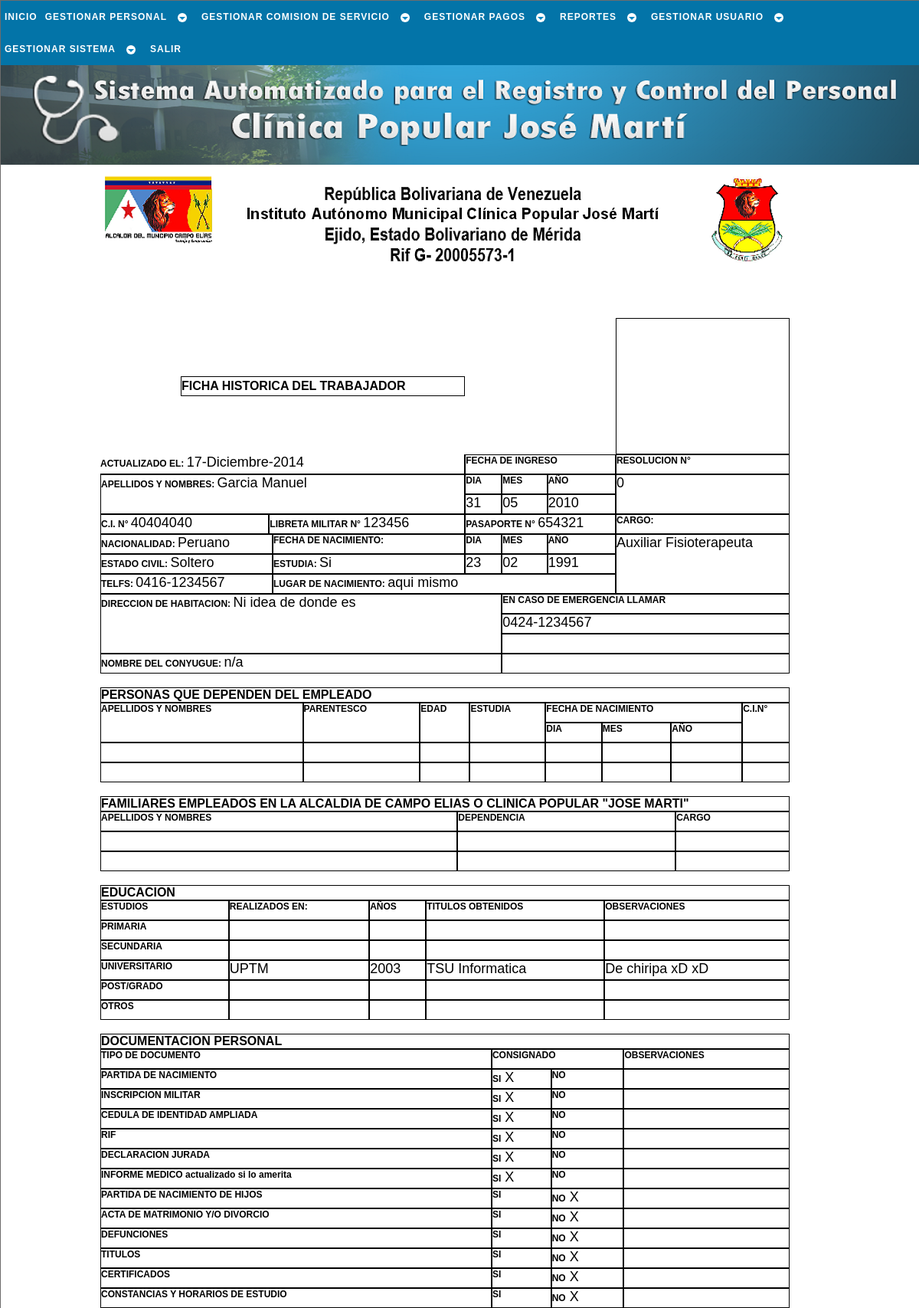
/php/reporte/ficha_trbj.php?c=40404040 (signed in, upper part), run on an earlier commit of the app's database.
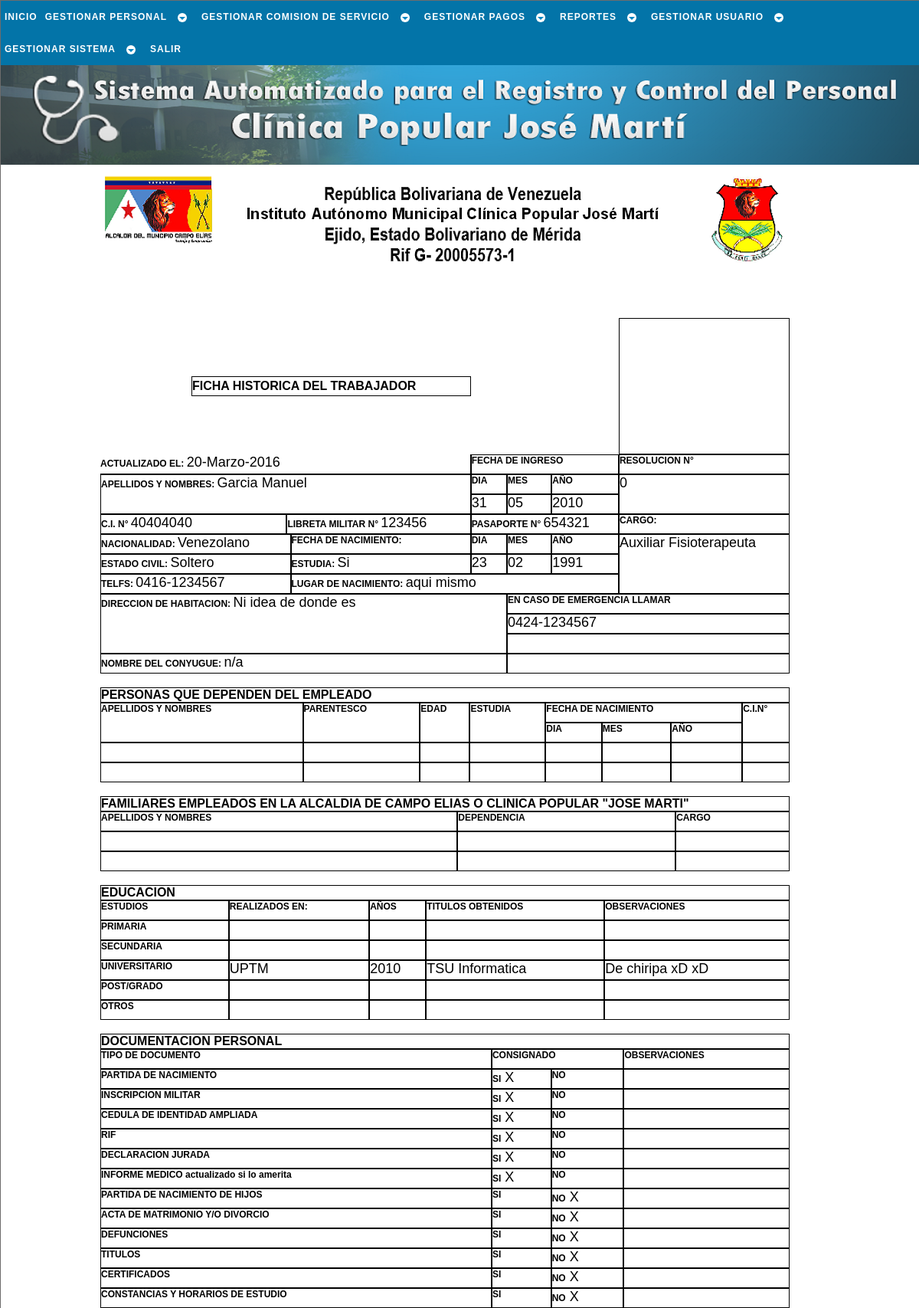
And on a later commit of the database.
### tables this page shows
CREATE TABLE `trabajador` (
  `cedula` int(12) NOT NULL,
  `nombre` varchar(30) NOT NULL,
  `apellido` varchar(30) NOT NULL,
  `ciudadania` varchar(15) NOT NULL,
  `pasaporte` varchar(30) NOT NULL,
  `libreta_militr` varchar(30) NOT NULL,
  `fe_nac` date NOT NULL,
  `lug_nac` varchar(30) NOT NULL,
  `est_civil` varchar(15) NOT NULL,
  `nconyugue` varchar(50) NOT NULL,
  `estudia` int(1) NOT NULL,
  `direccion` varchar(50) NOT NULL,
  `telefono` varchar(12) NOT NULL,
  `telefono_em` varchar(12) NOT NULL,
  `estado` tinyint(1) NOT NULL,
  `actualizado` date NOT NULL,
  PRIMARY KEY (`cedula`)
);

CREATE TABLE `estudios` (
  `cedula` int(12) NOT NULL,
  `estudios` varchar(30) NOT NULL,
  `lugar_estudio` varchar(30) NOT NULL,
  `anno` year(4) NOT NULL,
  `titulo` varchar(30) NOT NULL,
  `observacion` varchar(50) NOT NULL,
  PRIMARY KEY (`cedula`),
  CONSTRAINT `estudios_ibfk_1` FOREIGN KEY (`cedula`) REFERENCES `trabajador` (`cedula`) ON UPDATE CASCADE
);

CREATE TABLE `laboral` (
  `cedula` int(12) NOT NULL,
  `sueldo_mensual` decimal(7,2) NOT NULL,
  `fecha_ingreso` date NOT NULL,
  `condicion` varchar(10) NOT NULL,
  `cargo` varchar(23) NOT NULL,
  `rango` varchar(22) NOT NULL,
  `area_desemp` varchar(14) NOT NULL,
  `resolucion` varchar(40) NOT NULL,
  `ley` varchar(5) NOT NULL,
  PRIMARY KEY (`cedula`),
  CONSTRAINT `laboral_ibfk_1` FOREIGN KEY (`cedula`) REFERENCES `trabajador` (`cedula`) ON UPDATE CASCADE
);

CREATE TABLE `uniforme` (
  `cedula` int(12) NOT NULL,
  `camisa` varchar(2) NOT NULL,
  `pantalon` int(2) NOT NULL,
  `calzado` int(2) NOT NULL,
  PRIMARY KEY (`cedula`),
  CONSTRAINT `uniforme_ibfk_1` FOREIGN KEY (`cedula`) REFERENCES `trabajador` (`cedula`) ON UPDATE CASCADE
);

### php/_sql/conslt_trabj_sql.php (called while the page is built, shortened)
<?php
	function conslt_completa_trb($cnx_bd){
		$cedula = $_GET['c'];
		$sql = "SELECT *
				  FROM trabajador
				  JOIN laboral ON laboral.cedula = trabajador.cedula
				  JOIN estudios ON estudios.cedula = trabajador.cedula
				  JOIN documentos ON documentos.cedula = trabajador.cedula
				  JOIN uniforme ON uniforme.cedula = trabajador.cedula
				  WHERE trabajador.cedula = '$cedula'";
		$resultado = $cnx_bd->query($sql);
		return $resultado;
	}
	function conslt_referencia($cnx_bd){
		$cedula = $_GET['c'];
		$sql = "SELECT * FROM referencia_personal WHERE cedula = '$cedula'";
		$resultado = $cnx_bd->query($sql);
		return $resultado;
	}
?>

### php/_conexion/conexion_funcion.php (called while the page is built, shortened)
<?php
	function nombre_fecha($tipo,$numero){
		if ($tipo == 'mes') {
			$meses = array('','Enero','Febrero','Marzo','Abril','Mayo','Junio','Julio','Agosto','Septiembre','Octubre','Noviembre','Diciembre');
			return $meses[$numero];
		}
	}
?>

### php/reporte/ficha_trbj.php (the view, shortened to what the changed rows need)
<!DOCTYPE html PUBLIC "-//W3C//DTD XHTML 1.1//EN" "http://www.w3.org/TR/xhtml11/DTD/xhtml11.dtd" />
<html xmlns="http://www.w3.org/1999/xhtml" xml:lang="es" lang="es" dir="ltr">
	<head>
		<link rel="stylesheet" href="../../css/estilo.css" type="text/css" media="screen" />
		<link rel="stylesheet" href="../../css/reporte.css" type="text/css" media="screen" />
	</head>
	<body>
		<div id="cuerpo">
			<div id="pagina">
				<?php
					include('../_conexion/conexion_funcion.php');
					$cnx_bd = conexion();
					include('../_sql/conslt_trabj_sql.php');
					$resultado = conslt_completa_trb($cnx_bd);
					$referencia = conslt_referencia($cnx_bd);
					$fila = $resultado->fetch_object();
					list($a,$m,$d) = explode("-",$fila->actualizado);
					if ($fila->estudia == 1) $estudia = 'Si';
					else $estudia = 'No';
				?>
				<div id="ficha">
					<table class="cel_vaci">
						<tr>
							<th colspan="3">FICHA HISTORICA DEL TRABAJADOR</th>
						</tr>
						<tr>
							<td class="bor_left bor_top" colspan="4"><b>ACTUALIZADO EL:</b> <span class="dato"><?=$d.'-'.nombre_fecha('mes',intval($m)).'-'.$a?></span></td>
						</tr>
						<tr>
							<td colspan="4" rowspan="2"><b>APELLIDOS Y NOMBRES:</b> <span class="dato"><?=$fila->apellido.' '.$fila->nombre?></span></td>
							<td rowspan="2"><span class="dato"><?=$fila->resolucion?></span></td>
						</tr>
						<tr>
							<td colspan="2"><b>C.I. N°</b> <span class="dato"><?=$fila->cedula?></span></td>
							<td colspan="2"><b>LIBRETA MILITAR N°</b> <span class="dato"><?=$fila->libreta_militr?></span></td>
							<td colspan="3"><b>PASAPORTE N°</b> <span class="dato"><?=$fila->pasaporte?></span></td>
						</tr>
						<tr>
							<td colspan="3"><b>NACIONALIDAD:</b> <span class="dato"><?=$fila->ciudadania?></span></td>
							<td rowspan="3"><span class="dato"><?=$fila->cargo?></span></td>
						</tr>
						<tr>
							<td colspan="3"><b>ESTADO CIVIL:</b> <span class="dato"><?=$fila->est_civil?></span></td>
							<td><b>ESTUDIA:</b> <span class="dato"><?=$estudia?></span></td>
						</tr>
						<tr>
							<td colspan="3"><b>TELFS:</b> <span class="dato"><?=$fila->telefono?></span></td>
							<td colspan="4"><b>LUGAR DE NACIMIENTO:</b> <span class="dato"><?=$fila->lug_nac?></span></td>
						</tr>
						<tr>
							<td colspan="5" rowspan="3"><b>DIRECCION DE HABITACION:</b> <span class="dato"><?=$fila->direccion?></span></td>
						</tr>
						<tr>
							<td colspan="3"><span class="dato"><?=$fila-> telefono_em?></span></td>
						</tr>
						<tr>
							<td colspan="5"><b>NOMBRE DEL CONYUGUE:</b> <span class="dato"><?=$fila->nconyugue?></span></td>
						</tr>
					</table>
					<br />
					<table class="cel_vaci">
						<tr>
							<th colspan="13">PERSONAS QUE DEPENDEN DEL EMPLEADO</th>
						</tr>
					</table>
					<br />
					<table class="cel_vaci">
						<tr>
							<th colspan="4">FAMILIARES EMPLEADOS EN LA ALCALDIA DE CAMPO ELIAS O CLINICA POPULAR "JOSE MARTI"</th>
						</tr>
					</table>
					<br />
					<table class="cel_vaci">
						<tr>
							<th colspan="5">EDUCACION</th>
						</tr>
						<tr>
							<td><?php if($fila->estudios == 'Universitario') echo '<span class="dato">'.$fila->lugar_estudio.'</span>'; else echo '&nbsp;';?></td>
							<td><?php if($fila->estudios == 'Universitario') echo '<span class="dato">'.$fila->anno.'</span>'; else echo '&nbsp;';?></td>
							<td><?php if($fila->estudios == 'Universitario') echo '<span class="dato">'.$fila->titulo.'</span>'; else echo '&nbsp;';?></td>
							<td><?php if($fila->estudios == 'Universitario') echo '<span class="dato">'.$fila->observacion.'</span>'; else echo '&nbsp;';?></td>
						</tr>
					</table>
					<br />
					<table class="cel_vaci">
						<tr>
							<th colspan="4">DOCUMENTACION PERSONAL</th>
						</tr>
					</table>
					<br />
					<br />
					<br />
					<br />
					<br />
					<br />
					<br />
					<br />
				</div>
			</div>
		</div>
	</body>
</html>

What changed in the data, as far as the page shows it:
changed trabajador "Garcia": ciudadania "Peruano" → "Venezolano"; estudios.anno "2003" → "2010"
Also different on the page:
$d: "17" → "20"
nombre_fecha('mes',intval($m)): "Diciembre" → "Marzo"
$a: "2014" → "2016"
